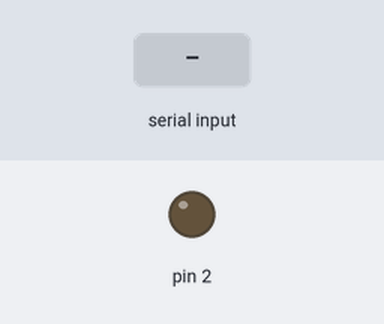
The sketch below on a simulated Arduino Uno, built with avr-gcc and run on an emulated ATmega328P. On the bench: output pins drawn as LEDs (lit = HIGH). Inputs (shaded band) come from the test bench. What the sketch prints to the serial monitor is not drawn.

Above: at 1.2 s.
1.3 s: "g" received over Serial
At 2.6 s:
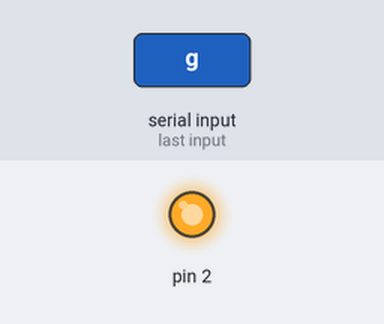
Timing chart, 0 to 4.8 s (numbered marks = the images above; inputs shaded):
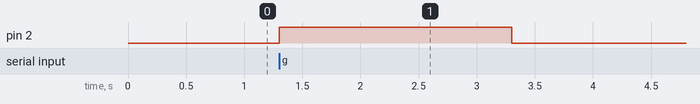

The sketch:

python_talk.ino
```cpp
#define DELAY 10000

char val;
int i,j;


void setup() {
  Serial.begin(9600);
  pinMode(2, OUTPUT);

}

void loop() {
   while (Serial.available()>0){
    val = Serial.read();

    if (val == 'g'){
      digitalWrite(2, HIGH);
      delay(2000);
      digitalWrite(2, LOW);
      delay(500);
      Serial.flush();
      Serial.write('k');
      delay(500);
      Serial.flush();

    }
   }
}
```

Measured:
- after the input at 1.3 s, pin 2: LOW → HIGH at once, → LOW 2.0 s later
